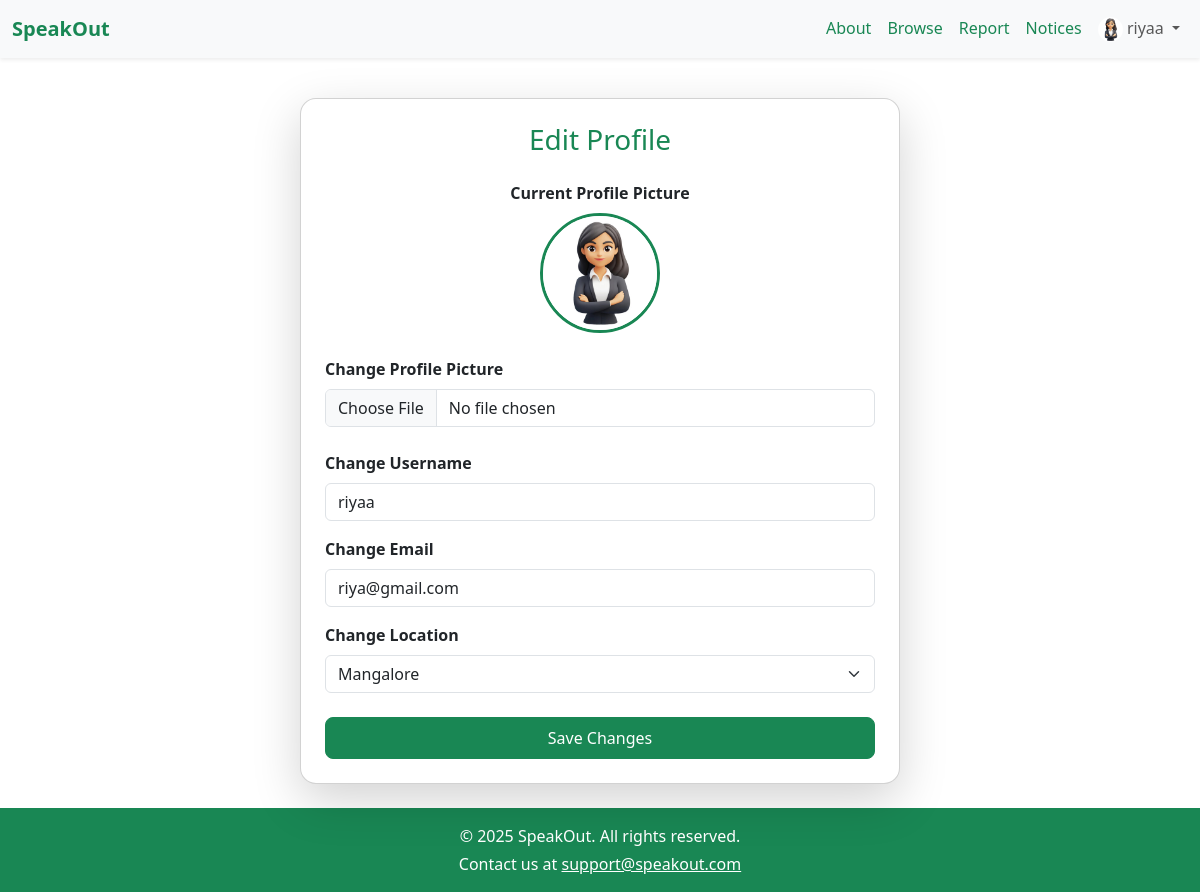
Screenshot of /edit_profile (signed in) with the database file from the repository.
### models.py (models this page shows, shortened)
class User(db.Model):
    id = db.Column(db.Integer, primary_key=True)
    username = db.Column(db.String(50), unique=True, nullable=False)
    email = db.Column(db.String(120), unique=True, nullable=True)
    password = db.Column(db.String(100), nullable=False)
    grievances = db.relationship('Grievance', backref='user', lazy=True)
    location = db.Column(db.String(100), nullable=False)
    profile_pic = db.Column(db.String(200), default='default_profile.png')

### app.py (the view, shortened to what this page needs)
@app.route('/edit_profile', methods=['GET', 'POST'])
def edit_profile():
    if 'user_id' not in session:
        flash("Please log in to edit your profile.", "warning")
        return redirect(url_for('login'))
    user = User.query.get(session['user_id'])
    return render_template('user/edit_profile.html', user=user)

### templates/user/edit_profile.html (shortened to what this page needs)
{% extends "base.html" %}
{% block content %}
<div class="container mt-3 d-flex justify-content-center">
  <div class="card shadow-lg p-4 rounded-4" style="max-width: 600px; width: 100%;">
    <h3 class="text-center text-success mb-4">Edit Profile</h3>
    <form method="POST" enctype="multipart/form-data">
      <div class="text-center mb-4">
        <label class="form-label fw-bold d-block">Current Profile Picture</label>
        <img src="{{ url_for('static', filename='uploads/' + (user.profile_pic or 'default_profile.png')) }}"
             id="current-pic"
             alt="Profile"
             class="rounded-circle border border-3 border-success"
             style="width: 120px; height: 120px; object-fit: cover;">
      </div>
      <div class="mb-4">
        <label for="profile_pic" class="form-label fw-bold d-block">Change Profile Picture</label>
        <input type="file" name="profile_pic" id="profile_pic" class="form-control">
      </div>
      <div class="mb-3">
        <label class="form-label fw-bold d-block">Change Username</label>
        <input type="text" name="username" class="form-control" value="{{ user.username }}" required>
      </div>
<div class="mb-3">
  <label class="form-label fw-bold d-block">Change Email</label>
  <input type="email" name="email" class="form-control" value="{{ user.email }}" required>
</div>
      <div class="mb-4">
        <label class="form-label fw-bold d-block">Change Location</label>
        <select class="form-select" name="location" required>
          <option value="mangalore" {% if user.location == "mangalore" %}selected{% endif %}>Mangalore</option>
        </select>
      </div>
      <button type="submit" class="btn btn-success w-100 py-2 rounded-3">Save Changes</button>
    </form>
  </div>
</div>
{% endblock %}

### templates/base.html (shortened to what this page needs)
<!doctype html>
<html lang="en">
<head>
    <link href="https://cdn.jsdelivr.net/npm/bootstrap@5.3.7/dist/css/bootstrap.min.css" rel="stylesheet"
>
</head>
<body class="d-flex flex-column min-vh-100">
<nav class="navbar navbar-expand-lg navbar-light bg-light shadow-sm">
  <div class="container-fluid">
    <a class="navbar-brand fw-bold text-success" href="{{ url_for('index') }}">SpeakOut</a>
    <div class="collapse navbar-collapse" id="navbarNavDropdown">
      <ul class="navbar-nav ms-auto">
        {% if session.get('role') == 'admin' %}
          <ul class="navbar-nav ms-auto">
  <li class="nav-item">
    <a class="nav-link text-success" href="{{ url_for('a_dashboard') }}">Dashboard</a>
  </li>
  <li class="nav-item">
    <a class="nav-link text-success" href="{{ url_for('a_view_grievances') }}">Grievances</a>
  </li>
  <li class="nav-item">
    <a class="nav-link text-success" href="{{ url_for('a_view_notices') }}">Notices</a>
  </li>
  <li class="nav-item dropdown">
    <a class="nav-link dropdown-toggle text-success" id="navbarDropdownAdmin" role="button" data-bs-toggle="dropdown" aria-expanded="false">
      {{ session.get('username') }} (Admin)
    </a>
    <ul class="dropdown-menu dropdown-menu-end" aria-labelledby="navbarDropdownAdmin">
      <li><a class="dropdown-item text-success" href="{{ url_for('a_manage_users') }}">Manage Users</a></li>
      <li><a class="dropdown-item text-success" href="{{ url_for('a_manage_departments') }}">Manage Departments</a></li>
      <li><hr class="dropdown-divider"></li>
      <li><a class="dropdown-item text-danger" href="{{ url_for('logout') }}">Logout</a></li>
    </ul>
  </li>
</ul>
 {% elif session.get('role') == 'user' %}
          <li class="nav-item"><a class="nav-link text-success" href="{{ url_for('about') }}">About</a></li>
          <li class="nav-item"><a class="nav-link text-success" href="{{ url_for('all_grievances') }}">Browse</a></li>
          <li class="nav-item"><a class="nav-link text-success" href="{{ url_for('submit_grievance') }}">Report</a></li>
          <li class="nav-item"><a class="nav-link text-success" href="{{ url_for('u_notices') }}">Notices</a></li>
          <li class="nav-item dropdown">
            <a class="nav-link dropdown-toggle" id="navbarDropdownUser" role="button" data-bs-toggle="dropdown" aria-expanded="false">
              <img src="{{ url_for('static', filename='uploads/' + (session.get('profile_pic') or 'default_profile.png')) }}"
                   alt="Profile" class="rounded-circle" style="width: 25px; height: 25px; object-fit: cover;">
              {{ session.get('username') }}
            </a>
          </li>
        {% endif %}
      </ul>
    </div>
  </div>
</nav>
<main class="flex-grow-1">
    <div class="container py-4">
      {% block content %}
      {% endblock %}
    </div>
  </main>
<footer class="mt-auto bg-success text-white text-center py-3">
  <div class="container">
    <p class="mb-1">&copy; 2025 SpeakOut. All rights reserved.</p>
    <p class="mb-0">Contact us at <a href="mailto:support@speakout.com" class="text-white text-decoration-underline">support@speakout.com</a></p>
  </div>
</footer>
</body>
</html>

### rows the page displays
User: get "riyaa", profile_pic (picture), username "riyaa", email "riya@gmail.com", location "Mangalore"
